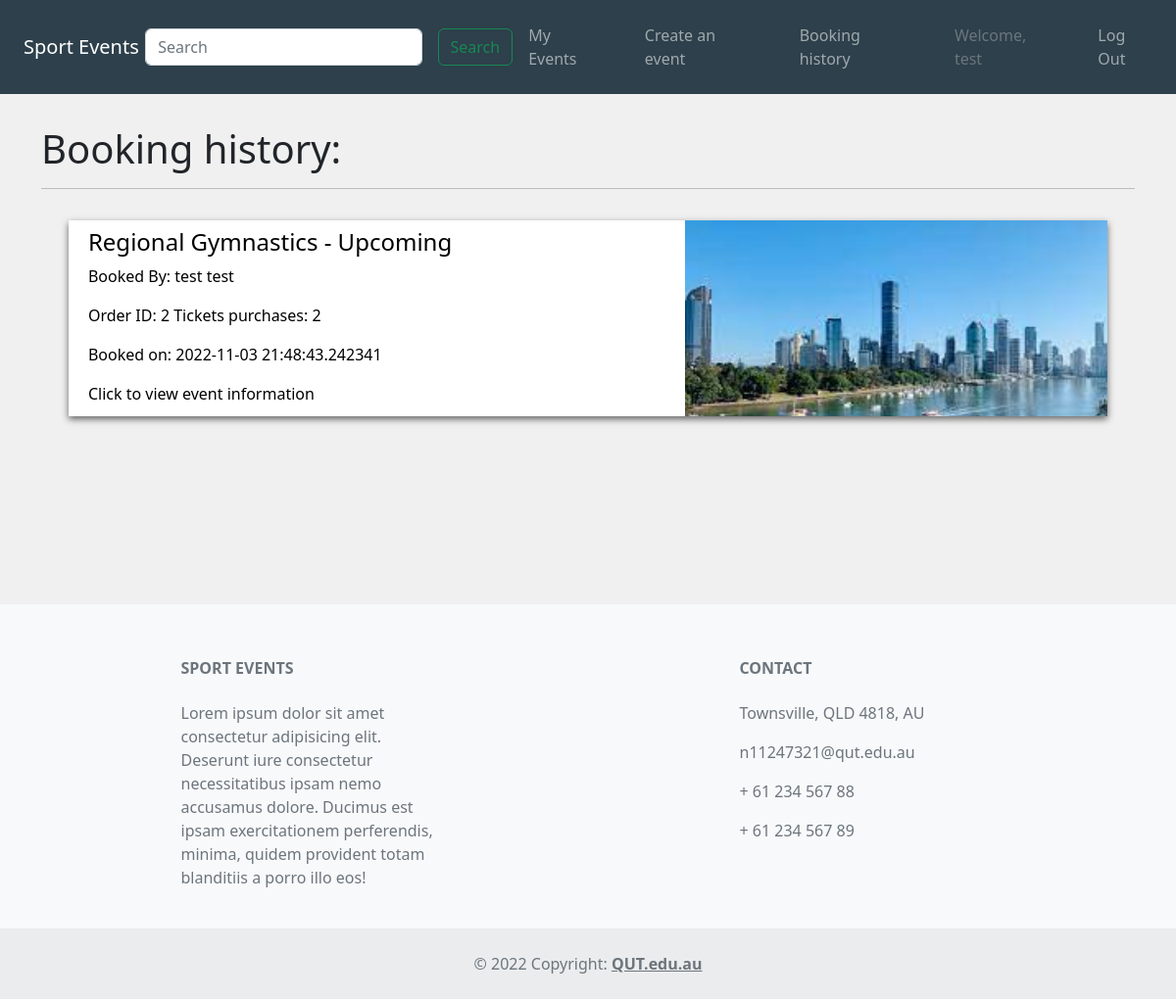
The app's page /UserBookingHistory (signed in) with its own data.
### website/models.py (models this page shows, shortened)
class Users(db.Model, UserMixin):
    __tablename__='users'
    UserId = db.Column(db.Integer, primary_key=True)
    Username = db.Column(db.String(100), unique=True)
    FirstName = db.Column(db.String(100), index=True, nullable=False)
    LastName = db.Column(db.String(100), index=True, nullable=False)
    Email = db.Column(db.String(100), index=True, nullable=False)
    ContactNumber = db.Column(db.String(100), index=True, nullable=False)
    password_hash = db.Column(db.String(255), nullable=False)
    reviews = db.relationship('Reviews', backref='user')
    bookings = db.relationship('Bookings', backref='user')

class Bookings(db.Model):
    __tablename__ = 'bookings'
    BookingId = db.Column(db.Integer, primary_key=True)
    Title = db.Column(db.String(100))
    Content = db.Column(db.String(400))
    BookedOn = db.Column(db.DateTime, default=datetime.now())
    TicketNum = db.Column(db.Integer)
    User_id = db.Column(db.Integer, db.ForeignKey('users.UserId'))
    Event_id = db.Column(db.Integer, db.ForeignKey('events.EventId'))
    Status_id = db.Column(db.Integer, db.ForeignKey('eventStatus.EventStatusId'))

class Events(db.Model):
    __tablename__ = 'events'
    EventId = db.Column(db.Integer, primary_key=True)
    EventName = db.Column(db.String(80))
    Location = db.Column(db.String(150))
    City = db.Column(db.String(150))
    StartDate = db.Column(db.DateTime)
    EndDate = db.Column(db.DateTime)
    description = db.Column(db.String(500))
    Image = db.Column(db.String(400))
    Status_id = db.Column(db.Integer)
    Catergory_id = db.Column(db.Integer)
    MaxTickets = db.Column(db.Integer)
    tickets_booked = db.Column(db.Integer)
    TicketPrice = db.Column(db.String(80))
    UserId = db.Column(db.Integer)
    reviews = db.relationship('Reviews', backref='event')
    bookings = db.relationship('Bookings', backref='event')
    Catergory_id = db.Column(db.Integer, db.ForeignKey('catergories.CatergoryId'))
    Status_id = db.Column(db.Integer, db.ForeignKey('eventStatus.EventStatusId'))
    UserId = db.Column(db.Integer, db.ForeignKey('users.UserId'))
    def __repr__(self): #print
        return "{}".format(self.EventName)

class EventStatus(db.Model):
    __tablename__ = 'eventStatus'
    EventStatusId = db.Column(db.Integer, primary_key=True)
    Status = db.Column(db.String(80))
    Booking = db.relationship('Bookings', backref='Status')
    Event = db.relationship('Events', backref='Status')
    def __repr__(self): #print
        return "{}".format(self.Status)

### website/views.py (the view)
@bp.route('/UserBookingHistory')
@login_required
def userBookingHistory():
    bookings = Bookings.query.filter_by(User_id = current_user.UserId)
    return render_template("userBookingHistory.html", bookings = bookings)

### website/__init__.py (called while the page is built)
def create_app():
    app.debug=True
    app.secret_key='utroutoru'
    app.config['SQLALCHEMY_DATABASE_URI']='sqlite:///Events.sqlite'
    db.init_app(app)
    bootstrap = Bootstrap(app)
    login_manager = LoginManager()
    login_manager.login_view='auth.login'
    login_manager.init_app(app)
    from .models import Users # importing here to avoid circular references
    @login_manager.user_loader
    def load_user(UserId):
        return Users.query.get(int(UserId))
    @app.errorhandler(404)
    def not_found(e):
        return render_template("404.html")
    from . import views
    app.register_blueprint(views.bp)
    from . import events
    app.register_blueprint(events.bp)
    from . import auth
    app.register_blueprint(auth.bp)
    return app

### website/templates/userBookingHistory.html (shortened to what this page needs)
{% extends "base.html" %}
{% block head %}
    <link href="https://cdn.jsdelivr.net/npm/bootstrap@5.2.0/dist/css/bootstrap.min.css" rel="stylesheet">
    <link rel="stylesheet" href="../static/css/style.css">
    <link rel="stylesheet" href="../static/css/userBookingHistory.css">
{% endblock %}
{% block content %}
    <div class="container-fluid" id="mainArea">
        <div class="p-3"></div>
        <h1>Booking history: </h1>
        <hr>
        <div class="p-2"></div>
        <div class="container-fluid" id="mainArea">
            {% for booking in bookings %}
                <a href="{{url_for('event.show', id=booking.Event_id)}}" class="EventLink">
                    <div class="booking row p-2">
                        <div class="col-sm-7 col-xs-12">
                            <h4>{{booking.event}} - {{booking.Status}}</h4>
                            <p>Booked By: {{booking.user.FirstName}} {{booking.user.LastName}}</p>
                            <p>Order ID: {{booking.BookingId}} Tickets purchases: {{booking.TicketNum}}</p>
                            <p>Booked on: {{booking.BookedOn}}</p>
                            <p>Click to view event information</p>
                        </div>
                        <div class="col-sm-5 col-xs-12">
                            <img src="{{booking.event.Image}}" class="bookingImage">
                        </div>
                    </div>
                </a>
            <div class="p-4"></div>
            {% endfor %}
            <div class="p-5"></div>
        </div>
    </div>
{% endblock %}

### website/templates/base.html (shortened to what this page needs)
<!DOCTYPE html>
<html lang="en">
    <head>
        {% block head %}
        {% endblock %}
    </head>
    <body>
        <nav class="navbar navbar-expand-xl navbar-dark text-light p-2 navBgColor justify-content-start p-3">
            <div>
                <a class="navbar-brand m-2" href="{{ url_for('main.index') }}">Sport Events</a>
            </div>
            <div class="collapse navbar-collapse justify-content-between navItems" id="navCollapse">
                <form class="form-inline navInput" style="margin-left: -9.5px;" method="GET" action="{{ url_for('main.index') }}">
                    <div class="d-flex">
                        <input class="form-control m-2" type="text" placeholder="Search" name="search">
                        <button class="btn btn-outline-success m-2" type="submit">Search</button>
                    </div>
                </form>
                {% block navlinks %}
                    {% if current_user.is_authenticated %}
                        <ul class="navbar-nav mr-auto" style="margin-left: -32px;">
                            <ul class="nav-item">
                                <a class="nav-link" href="{{ url_for('event.update') }}">My Events</a>
                            </ul>
                            <ul class="nav-item">
                                <a class="nav-link" href="{{ url_for('event.create') }}">Create an event</a>
                            </ul>
                            <ul class="nav-item">
                                <a class="nav-link" href="{{ url_for('main.userBookingHistory') }}">Booking history</a>
                            </ul>
                            <ul class="nav-item">
                                <a class="nav-link disabled text-muted" href="#">Welcome, {{current_user.FirstName}}</a>
                            </ul>
                            <ul class="nav-item">
                                <a class="nav-link" href="{{ url_for('auth.logout') }}">Log Out</a>
                            </ul>
                        </ul>
                    {% endif %}
                {% endblock %}
            </div>
        </nav>
        <main>
            {% block content %}
            {% endblock %}
        </main>
        <div class="p-4"></div>
        <footer class="text-center text-lg-start bg-light text-muted">
            <div class="p-1"></div>
            <div class="container text-center text-md-start mt-5">
                <div class="row mt-3">
                    <div class="col-md-3 col-lg-4 col-xl-3 mx-auto mb-4">
                        <h6 class="text-uppercase fw-bold mb-4">Sport Events</h6>
                        <p>
                        Lorem ipsum dolor sit amet consectetur adipisicing elit. Deserunt iure consectetur necessitatibus ipsam nemo accusamus dolore. Ducimus est ipsam exercitationem perferendis, minima, quidem provident totam blanditiis a porro illo eos!
                        </p>
                    </div>
                    <div class="col-md-4 col-lg-3 col-xl-3 mx-auto mb-md-0 mb-4">
                        <h6 class="text-uppercase fw-bold mb-4">Contact</h6>
                        <p>Townsville, QLD 4818, AU</p>
                        <p>n11247321@qut.edu.au</p>
                        <p>+ 61 234 567 88</p>
                        <p>+ 61 234 567 89</p>
                    </div>
                </div>
            </div>
            <div class="text-center p-4" style="background-color: rgba(0, 0, 0, 0.05);">
                © 2022 Copyright:
                <a class="text-reset fw-bold" href="https://qut.edu.au">QUT.edu.au</a>
            </div>
        </footer>
    </body>
</html>

### website/static/css/style.css (style rules this page uses)
body { background-color: #F0F0F0; }
.navBgColor { background-color: #2d404b; }
@media only screen and (min-width: 991px) { .navInput { width: 410px; } }
@media only screen and (min-width: 991px) { .navItems { margin-left: 0px; } }

### website/static/css/userBookingHistory.css (style rules this page uses)
#mainArea { width: 70%; }
.booking { background-color: #FFFFFF; box-shadow: 0px 3px 7px #636363; height: 200px; overflow: hidden; }
.bookingImage { display: block; margin-top: -20px; height: 325px; }
.EventLink { text-decoration: none; color: black; }
.EventLink:link, .EventLink:hover, .EventLink:active { text-decoration: none; color: black; }
@media only screen and (max-width: 1200px) { #mainArea { width: 95%; } }

### records on screen
Users: FirstName "test"
Bookings: event "Regional Gymnastics", Status "Upcoming", user.FirstName "test", user.LastName "test", BookingId "2", TicketNum "2", BookedOn "2022-11-03 21:48:43.242341", event.Image (picture)
